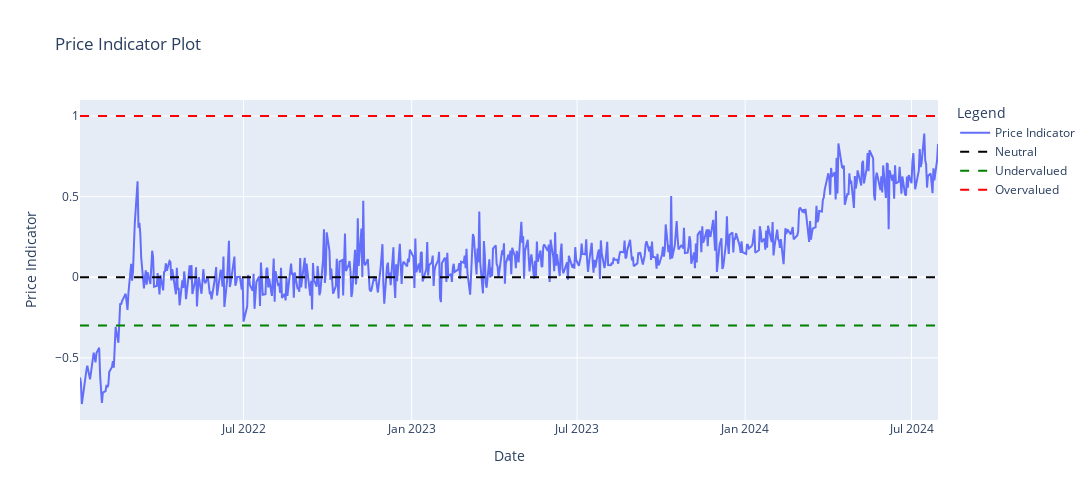

Notebook code cell kept with this figure:
### Markdown cell above
In this trading strategy, we define dynamic thresholds to classify the model's price predictions as undervalued or overvalued. These thresholds help generate trading signals based on the forecasted price movements:

+ **Lower Threshold** (-0.3): When the price indicator falls below this level, the asset is considered undervalued, signaling a potential buy opportunity.
+ **Upper Threshold** (1.0): When the price indicator rises above this level, the asset is considered overvalued, signaling a potential sell or hold decision.

These specific threshold values are not arbitrary. They were chosen with the goal of maximizing the Sharpe ratio, which measures risk-adjusted returns, while also minimizing maximum drawdown, a metric that reflects the largest loss from a peak to a trough in the strategy's performance. This optimization helps ensure that the trading strategy not only delivers profitable returns but also manages risk effectively.

### Code cell
# Plot price and indicator
fig = make_subplots()

# Add the Price Indicator line to the plot
fig.add_trace(go.Scatter(x=gold.index, y=gold['Price_indicator'], mode='lines', name='Price Indicator'))

# Define dynamic thresholds for indicators
lower_threshold = -0.3  # Threshold for Undervalued
upper_threshold = 1   # Threshold for Overvalued

# Add horizontal lines for Neutral, Undervalued, and Overvalued indicators
fig.add_trace(go.Scatter(x=[gold.index.min(), gold.index.max()], y=[0, 0], 
                         mode='lines', line=dict(color='black', dash='dash'), name='Neutral'))

fig.add_trace(go.Scatter(x=[gold.index.min(), gold.index.max()], y=[lower_threshold, lower_threshold], 
                         mode='lines', line=dict(color='green', dash='dash'), name='Undervalued'))

fig.add_trace(go.Scatter(x=[gold.index.min(), gold.index.max()], y=[upper_threshold, upper_threshold], 
                         mode='lines', line=dict(color='red', dash='dash'), name='Overvalued'))

# Update layout with titles and dimensions
fig.update_layout(
    title='Price Indicator Plot',
    xaxis_title='Date',
    yaxis_title='Price Indicator',
    legend_title='Legend',
    autosize=False,
    width=1100,
    height=500
)

# Display the plot
fig.show()

### Figure 1 — Plotly figure (JSON) as saved in the notebook; plotly's stock layout.template omitted (floating-point values rounded to 4 significant figures; data arrays with more than 128 entries replaced by an {"elided": "..."} marker saying what was removed)
{"data": [{"mode": "lines", "name": "Price Indicator", "type": "scatter", "x": {"elided": "646 str values"}, "y": {"elided": "646 float values"}}, {"line": {"color": "black", "dash": "dash"}, "mode": "lines", "name": "Neutral", "type": "scatter", "x": ["2022-01-03T00:00:00", "2024-07-30T00:00:00"], "y": [0, 0]}, {"line": {"color": "green", "dash": "dash"}, "mode": "lines", "name": "Undervalued", "type": "scatter", "x": ["2022-01-03T00:00:00", "2024-07-30T00:00:00"], "y": [-0.3, -0.3]}, {"line": {"color": "red", "dash": "dash"}, "mode": "lines", "name": "Overvalued", "type": "scatter", "x": ["2022-01-03T00:00:00", "2024-07-30T00:00:00"], "y": [1, 1]}], "layout": {"autosize": false, "height": 500, "legend": {"title": {"text": "Legend"}}, "title": {"text": "Price Indicator Plot"}, "width": 1100, "xaxis": {"anchor": "y", "domain": [0, 1], "title": {"text": "Date"}}, "yaxis": {"anchor": "x", "domain": [0, 1], "title": {"text": "Price Indicator"}}}}
